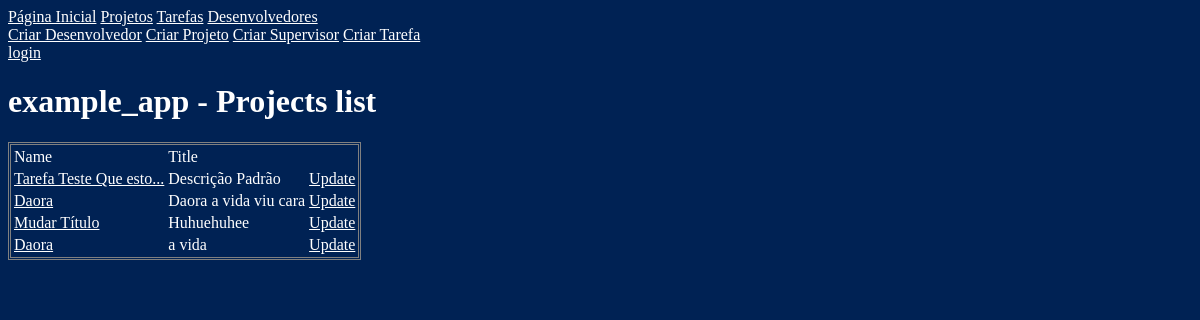
Page /task_list on the earlier database version.
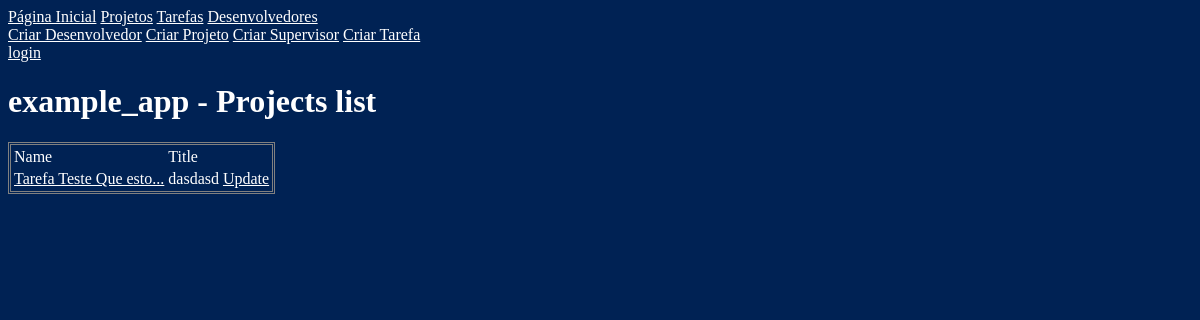
Same page on the later database version.
### example_app/models.py (models this page shows, shortened)
class Task(models.Model):
	title 			= models.CharField(max_length=100,verbose_name="Title")
	description 	= models.CharField(max_length=1000,verbose_name="Description")
	time_lapsed 	= models.IntegerField(verbose_name="Elapsed time",null=True,default=None,blank=True)
	importance  	= models.ForeignKey(Project,verbose_name="Project",null=True,default=None,blank=True)
	developers		= models.ManyToManyField(Developer, through="DeveloperWorkTask")

### example_app/views/list_task.py (the view)
# urls.py: url(r'^project-detail-(?P<pk>\d+)$','example_app.views.project_detail.page',name='project_detail'),
def page(request):
	tasks = Task.objects.all()
	last_task = 0
	if 'last_task' in request.session:
		last_task = Task.objects.get(id= request.session['last_task'])
		tasks = tasks.exclude(id=request.session['last_task'])
	return render(request,'list_task.html',{'object_list':tasks,'last_task':last_task})

### example_app/templates/list_task.html (shortened to what this page needs)
{% extends "base.html" %}
{% block h1 %}
	{{ bloc.super }} Projects list
{% endblock %}
{% block article_content %}
	<table class="tables">
	{% if object_list|length > 0 %}
		<thead>
			<tr>
				<td>Name</td>
				<td>Title</td>
			</tr>
		</thead>
		<tbody>
			{% for task in object_list %}
			<tr>
				<td><a href="{% url "detail_task" task.id %}">{{ task.title|truncatechars:25 }}</a></td>
				<td>{{ task.description|truncatechars:25 }}</td>
				<td><a href="{% url "update_task" task.id %}">Update</a></td>
			</tr>
			{% endfor %}
		</tbody>
	</table>
	{% else %}
		<span> There are no tasks</span>
	{% endif %}
{% endblock %}

Differences in the rows shown:
removed Task: title "Daora", description "Daora a vida viu cara"
removed Task: title "Mudar Título", description "Huhuehuhee"
removed Task: title "Daora", description "a vida"
changed Task "Tarefa Teste Que esto...": description "Descrição Padrão" → "dasdasd"
